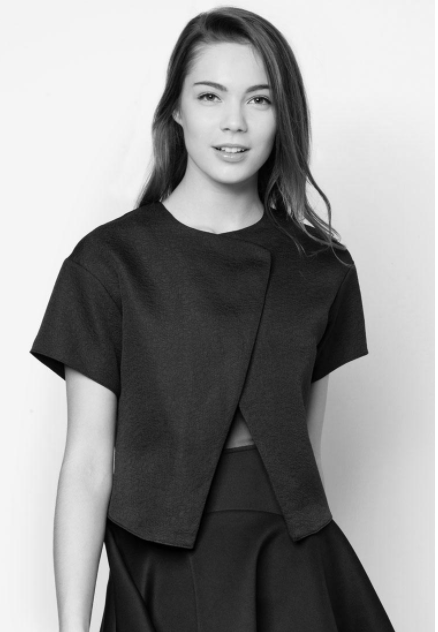
#> input picture Python/Background_Remover/person.png, 438 x 632 px
$ python main.py
#> lines starting #> are read from the running program, lines starting #| are printed output that depends on the picture; after the words box and inside, x2 and y2 are one past the last pixel; in counts of white or black regions, pixels touching at a corner belong together
import cv2
import numpy as np

#== Parameters =======================================================================
BLUR = 21
CANNY_THRESH_1 = 10
CANNY_THRESH_2 = 200
MASK_DILATE_ITER = 10
MASK_ERODE_ITER = 10

# In BGR format
MASK_COLOR = (0.0,0.0,0.0)


#-- Read image -----------------------------------------------------------------------
img = cv2.imread('person.png')
#> img is the input picture: shape (632, 438, 3); min 0, max 255, mean 144.8
gray = cv2.cvtColor(img,cv2.COLOR_BGR2GRAY)

#-- Edge detection -------------------------------------------------------------------
edges = cv2.Canny(gray, CANNY_THRESH_1, CANNY_THRESH_2)
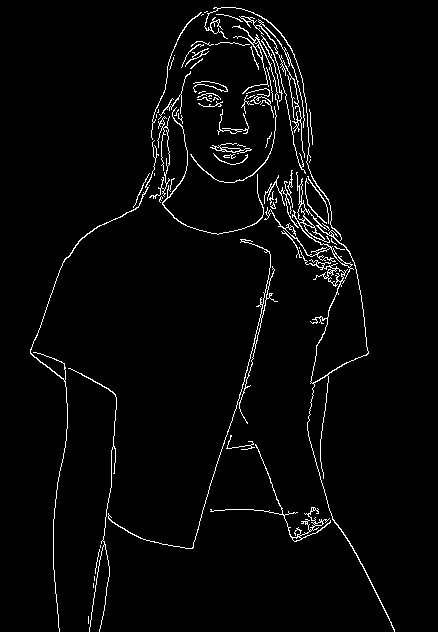
#> edges: shape (632, 438); 3% white in thin lines or dots, all inside (x1, y1, x2, y2) = (30, 7, 395, 632)
edges = cv2.dilate(edges, None)
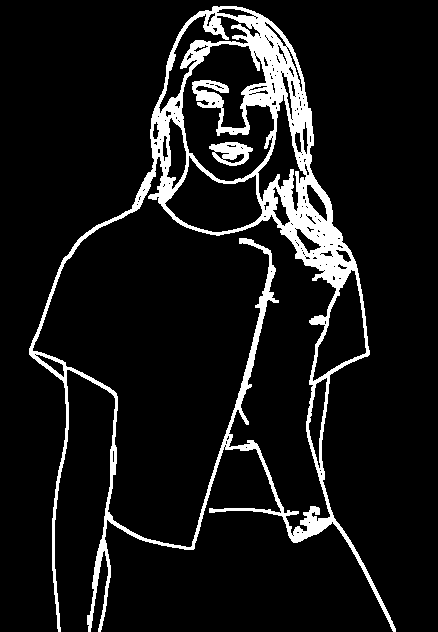
#> edges: shape (632, 438); 9.3% white; 2 white regions, box (x1, y1, x2, y2) and area: (29, 6, 396, 632) 25127, (209, 142, 253, 166) 625
edges = cv2.erode(edges, None)
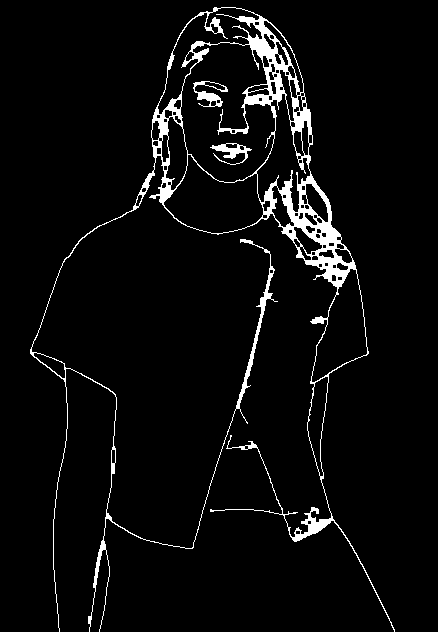
#> edges: shape (632, 438); 4.6% white; 3 white regions

#-- Find contours in edges, sort by area ---------------------------------------------
contour_info = []
contours, __ = cv2.findContours(edges, cv2.RETR_LIST, cv2.CHAIN_APPROX_NONE)
#> contours = 111 contours, 41 with area under 20; largest, box (x1, y1, x2, y2) and area: (30, 7, 395, 632) 39136, (180, 42, 276, 183) 9890, (163, 154, 264, 234) 4654, (311, 268, 368, 383) 3404, (157, 7, 263, 115) 3150
# Previously, for a previous version of cv2, this line was:
#  contours, _ = cv2.findContours(edges, cv2.RETR_LIST, cv2.CHAIN_APPROX_NONE)

for c in contours:
    contour_info.append((
        c,
        cv2.isContourConvex(c),
        cv2.contourArea(c),
    ))
#> this loop made 111 passes
#> after the loop, contour_info = 111 items
contour_info = sorted(contour_info, key=lambda c: c[2], reverse=True)
max_contour = contour_info[0]
#> max_contour = 3 items, first 3: contour of 4851 points, box (x1, y1, x2, y2) (30, 7, 395, 632), area 39136, False, 39136.5

#-- Create empty mask, draw filled polygon on it corresponding to largest contour ----
# Mask is black, polygon is white

mask = np.zeros(edges.shape)
cv2.fillConvexPoly(mask, max_contour[0], (255))
#> mask: shape (632, 438) float64; 54.2% white; 4 black regions (1 under 20 px), largest, box (x1, y1, x2, y2) and area: (0, 0, 438, 632) 126452, (100, 631, 394, 632) 294, (60, 631, 89, 632) 29

#-- Smooth mask, then blur it --------------------------------------------------------
mask = cv2.dilate(mask, None, iterations=MASK_DILATE_ITER)
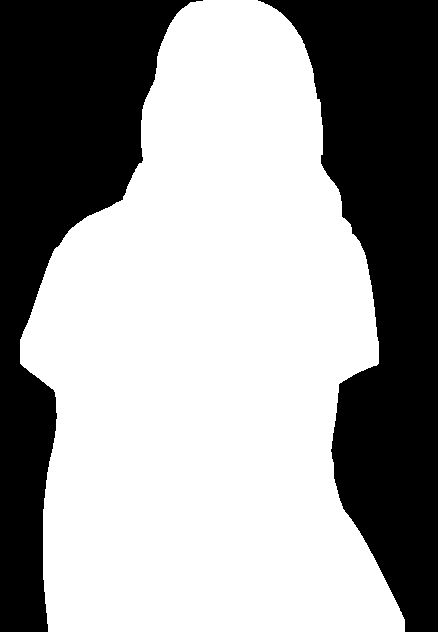
#> mask: shape (632, 438) float64; 60.8% white; 2 black regions, box (x1, y1, x2, y2) and area: (258, 0, 438, 632) 58178, (0, 0, 203, 632) 50384
mask = cv2.erode(mask, None, iterations=MASK_ERODE_ITER)
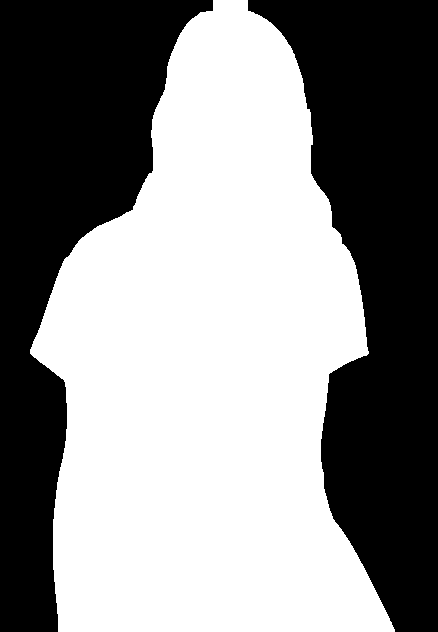
#> mask: shape (632, 438) float64; 54.4% white; 2 black regions, box (x1, y1, x2, y2) and area: (248, 0, 438, 632) 66968, (0, 0, 213, 632) 59134
mask = cv2.GaussianBlur(mask, (BLUR, BLUR), 0)
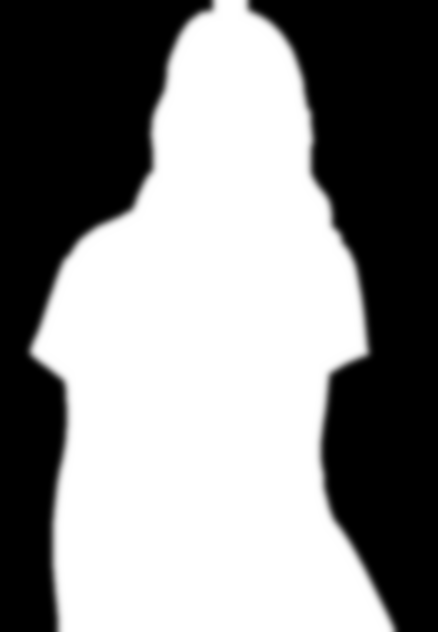
#> mask: shape (632, 438) float64; min 0, max 255, mean 138.8; drawn with min black and max white

# Create 3-channel alpha mask
mask_stack = np.dstack([mask]*3)


#-- Blend masked img into MASK_COLOR background --------------------------------------
# Use float matrices,
mask_stack  = mask_stack.astype('float32') / 255.0
#  for easy blending
img         = img.astype('float32') / 255.0

# Blend
masked = (mask_stack * img) + ((1-mask_stack) * MASK_COLOR)
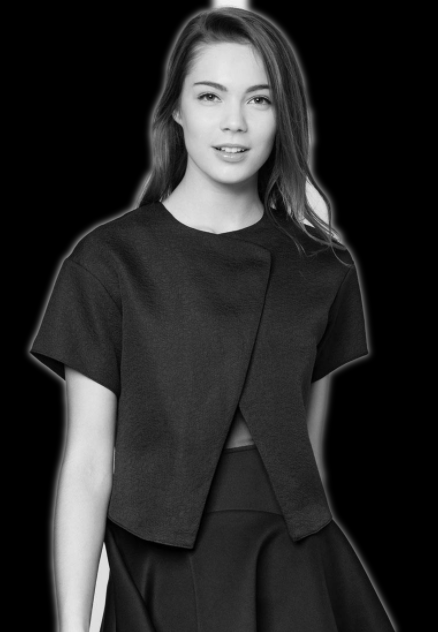
#> masked: shape (632, 438, 3) float64; min 0, max 0.949, mean 0.158
# Convert back to 8-bit
masked = (masked * 255).astype('uint8')

c_red, c_green, c_blue = cv2.split(img)
img_a = cv2.merge((c_red, c_green, c_blue, mask.astype('float32') / 255.0))

# Display
cv2.imshow('img', masked)
cv2.imshow('img2' , img_a)
cv2.waitKey()

# If you want to save the output --------------------------------------------
#cv2.imwrite('C:/Temp/person-masked.jpg', masked)
